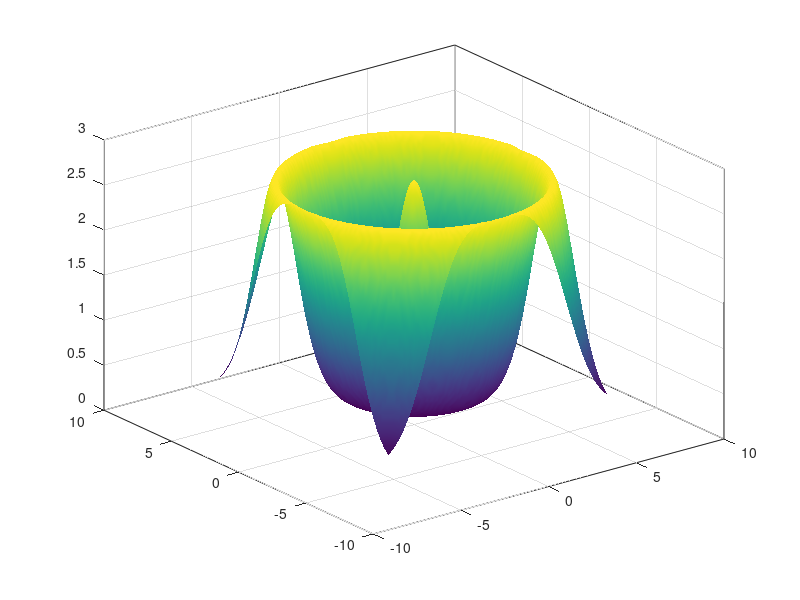

This chart was generated by the following MATLAB code:

close all; 
clear all; 
clc; 

f = @(x,y) exp(cos(sqrt(x.^2 + y.^2))); % a function of two variables
d = -2*pi:0.1:2*pi;                     % domain for both x,y
[X,Y] = meshgrid(d,d);                  % create a grid of points
Z = f(X,Y);                             % evaluate f at every point on grid

[nrows,ncols] = size(X);                % first obtain the size of X
Z1 = f(X(:),Y(:));                      % convert X,Y to column vectors and evaluate f
Z1 = reshape(Z1,nrows,ncols);           % reshape

f4 = figure;                            % create a new figure
p9 = surf(X,Y,Z);                       % plot the surface of the function
shading interp;                         % interpolate between the points
material dull;                          % alter the reflectance
%camlight(90,0);                         % add some light - see doc camlight
%alpha(0.8);                             % make slightly transparent
box on;  